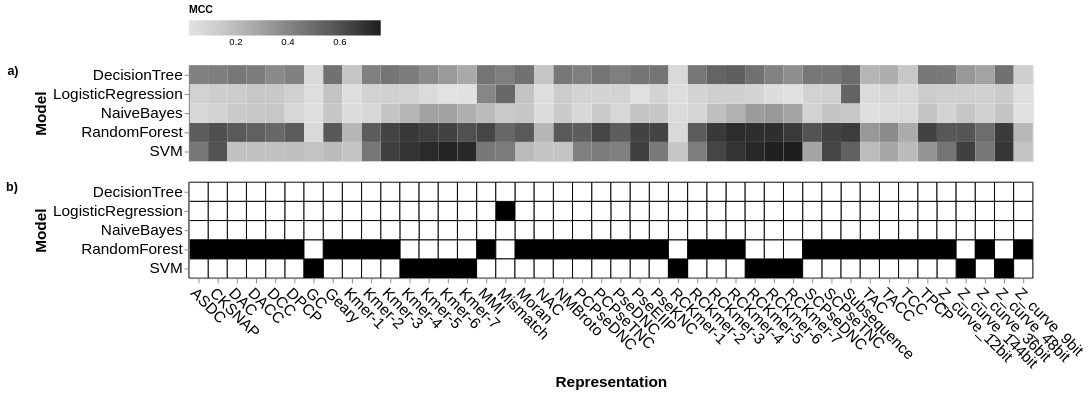

The notebook cell this image was saved under:
### Markdown cell above
### Visualize the cross-validation results

### Code cell
import altair as alt

eval_metric = 'MCC'

overall_metrics = cv_results.groupby(['model','representation']).agg({'f1':'mean','accuracy':'mean','precision':'mean','recall':'mean','mcc':'mean'}).reset_index().sort_values(by=['f1'], ascending=False)
#overall_metrics = overall_metrics.replace({'LogisticRegression':1, 'NaiveBayes':2, 'DecisionTree':3, 'RandomForest':4, 'SVM':5})
overall_metrics['rank'] = overall_metrics.groupby('representation')['f1'].rank(method="first", ascending=False)

# Step 1: Melt the DataFrame
metrics = ['accuracy', 'precision', 'recall', 'f1', 'mcc']
df_long = overall_metrics.melt(
    id_vars=['model', 'representation'],
    value_vars=metrics,
    var_name='metric',
    value_name='value'
)

# Step 2: Create the Altair chart
# Dropdown selector
metric_param = alt.param(
    bind=alt.binding_select(options=metrics, name='Metric:'),
    value=eval_metric.lower()
)

# Heatmap
overall_heatmap = alt.Chart(df_long).mark_rect().encode(
    x=alt.X('representation:N', title='Representation', axis=None),#axis=alt.Axis(labelAngle=45)),
    y=alt.Y('model:N', title='Model'),
    color=alt.Color('value:Q', scale=alt.Scale(scheme='greys'), legend=alt.Legend(title=eval_metric, orient='top',)),
    tooltip=['metric', 'value']
).transform_filter(
    (alt.datum.metric == metric_param) 
).add_params(
    metric_param,
).properties(
    title=alt.TitleParams('a)', anchor='end', orient='left', angle=0)  # Add Left-side title
)

# Heatmap with highlighted box for top model for each representation
highlight_condition = alt.condition(
    alt.datum.rank == 1,  # condition
    alt.value('black'),    # stroke color if True
    alt.value('white')     # stroke color if False
)

selected_heatmap = alt.Chart(overall_metrics).mark_rect(
    stroke='black',     # border color
    strokeWidth=1       # border thickness
).encode(
    x=alt.X('representation:N', title='Representation', axis=alt.Axis(labelAngle=45)),
    y=alt.Y('model:N', title='Model'),
    color=alt.condition(
        alt.datum.rank == 1,
        alt.value('black'),
        alt.value('white')
    )
).properties(
    title=alt.TitleParams('b)', anchor='end', orient='left', angle=0)  # Add Left-side title
)


fontsize=16
combined_chart = alt.vconcat(
    overall_heatmap, selected_heatmap
).resolve_scale(
    x='shared'  # or 'shared' if you want exact same y-scale
).configure_axis(
    labelFontSize=fontsize,
    titleFontSize=fontsize,
).configure_header(
    labelFontSize=fontsize,
    titleFontSize=fontsize,
)

combined_chart

### Figure 1 — Vega-Lite specification as saved in the notebook (floating-point values rounded to 4 significant figures; data arrays with more than 128 entries replaced by an {"elided": "..."} marker saying what was removed)
{"config": {"view": {"continuousWidth": 300, "continuousHeight": 300}, "axis": {"labelFontSize": 16, "titleFontSize": 16}, "header": {"labelFontSize": 16, "titleFontSize": 16}}, "vconcat": [{"data": {"name": "data-08d076256f60b701f20a92902b168b33"}, "mark": {"type": "rect"}, "encoding": {"color": {"field": "value", "legend": {"orient": "top", "title": "MCC"}, "scale": {"scheme": "greys"}, "type": "quantitative"}, "tooltip": [{"field": "metric", "type": "nominal"}, {"field": "value", "type": "quantitative"}], "x": {"axis": null, "field": "representation", "title": "Representation", "type": "nominal"}, "y": {"field": "model", "title": "Model", "type": "nominal"}}, "title": {"text": "a)", "anchor": "end", "angle": 0, "orient": "left"}, "transform": [{"filter": "(datum.metric === param_1)"}]}, {"data": {"name": "data-6eebfe5efef9664e2a974def99441071"}, "mark": {"type": "rect", "stroke": "black", "strokeWidth": 1}, "encoding": {"color": {"condition": {"test": "(datum.rank === 1)", "value": "black"}, "value": "white"}, "x": {"axis": {"labelAngle": 45}, "field": "representation", "title": "Representation", "type": "nominal"}, "y": {"field": "model", "title": "Model", "type": "nominal"}}, "title": {"text": "b)", "anchor": "end", "angle": 0, "orient": "left"}}], "params": [{"name": "param_1", "bind": {"input": "select", "options": ["accuracy", "precision", "recall", "f1", "mcc"], "name": "Metric:"}, "value": "mcc"}], "resolve": {"scale": {"x": "shared"}}, "$schema": "https://vega.github.io/schema/vega-lite/v5.17.0.json", "datasets": {"data-08d076256f60b701f20a92902b168b33": {"elided": "1100 records"}, "data-6eebfe5efef9664e2a974def99441071": {"elided": "220 records"}}}
